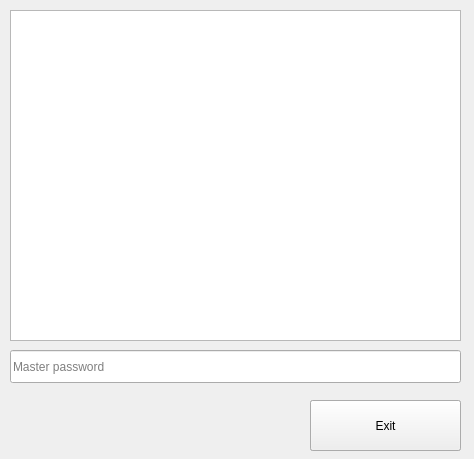
<?xml version="1.0" encoding="UTF-8"?>
<ui version="4.0">
 <class>Form</class>
 <widget class="QWidget" name="Form">
  <property name="geometry">
   <rect>
    <x>0</x>
    <y>0</y>
    <width>474</width>
    <height>459</height>
   </rect>
  </property>
  <property name="windowTitle">
   <string>Form</string>
  </property>
  <widget class="TextEdit" name="configprogress_TextEdit">
   <property name="geometry">
    <rect>
     <x>10</x>
     <y>10</y>
     <width>451</width>
     <height>331</height>
    </rect>
   </property>
  </widget>
  <widget class="PrimaryPushButton" name="StartButton">
   <property name="geometry">
    <rect>
     <x>310</x>
     <y>400</y>
     <width>151</width>
     <height>51</height>
    </rect>
   </property>
   <property name="text">
    <string>Start Fetching Logs</string>
   </property>
  </widget>
  <widget class="StateToolTip" name="Progress_wheel">
   <property name="enabled">
    <bool>true</bool>
   </property>
   <property name="geometry">
    <rect>
     <x>10</x>
     <y>400</y>
     <width>256</width>
     <height>51</height>
    </rect>
   </property>
  </widget>
  <widget class="PasswordLineEdit" name="Masterpassword_input">
   <property name="geometry">
    <rect>
     <x>10</x>
     <y>350</y>
     <width>451</width>
     <height>33</height>
    </rect>
   </property>
   <property name="placeholderText">
    <string>Master password</string>
   </property>
  </widget>
  <widget class="PrimaryPushButton" name="ExitButton">
   <property name="geometry">
    <rect>
     <x>310</x>
     <y>400</y>
     <width>151</width>
     <height>51</height>
    </rect>
   </property>
   <property name="text">
    <string>Exit</string>
   </property>
  </widget>
 </widget>
 <customwidgets>
  <customwidget>
   <class>PushButton</class>
   <extends>QPushButton</extends>
   <header>qfluentwidgets</header>
  </customwidget>
  <customwidget>
   <class>PrimaryPushButton</class>
   <extends>PushButton</extends>
   <header>qfluentwidgets</header>
  </customwidget>
  <customwidget>
   <class>StateToolTip</class>
   <extends>QWidget</extends>
   <header>qfluentwidgets</header>
  </customwidget>
  <customwidget>
   <class>LineEdit</class>
   <extends>QLineEdit</extends>
   <header>qfluentwidgets</header>
  </customwidget>
  <customwidget>
   <class>PasswordLineEdit</class>
   <extends>LineEdit</extends>
   <header>qfluentwidgets</header>
  </customwidget>
  <customwidget>
   <class>TextEdit</class>
   <extends>QTextEdit</extends>
   <header>qfluentwidgets</header>
  </customwidget>
 </customwidgets>
 <resources/>
 <connections/>
</ui>
